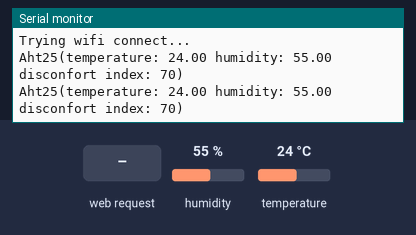
A sketch run on a simulated ESP32. On the bench: the last lines printed to the serial monitor. Wiring (inferred from the names in the program): AHT10/20 sensor at I2C address 0x38. The test bench sets the inputs (shaded band); at power-on: humidity 55 %, temperature 24 °C. WiFi joins after 1.5 s; servers stay silent unless stated.

Above: at 1.9 s.
2.0 s: HTTP request GET / received
3.5 s: HTTP request GET /json received
At 4.1 s:
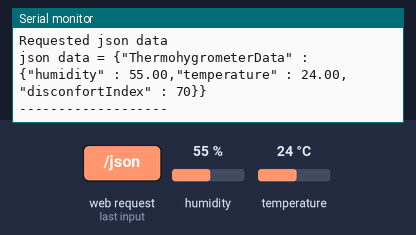
5.0 s: humidity set to 22 %
At 6.0 s:
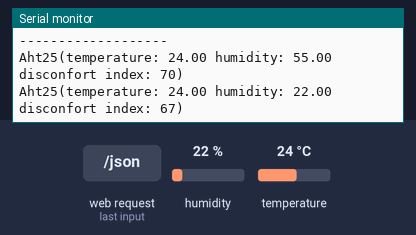
6.5 s: temperature set to 12 °C
At 7.8 s:
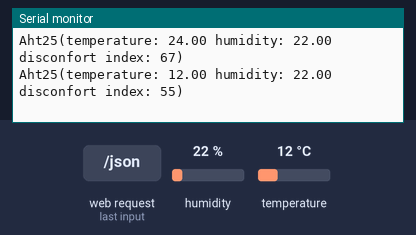
8.0 s: humidity set to 40 %
At 8.7 s:
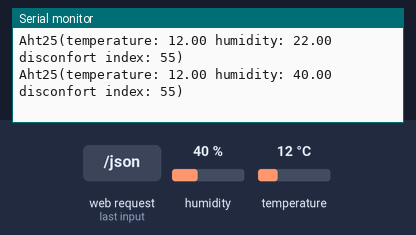
Timing chart, 0 to 10.5 s (numbered marks = the images above; inputs shaded):
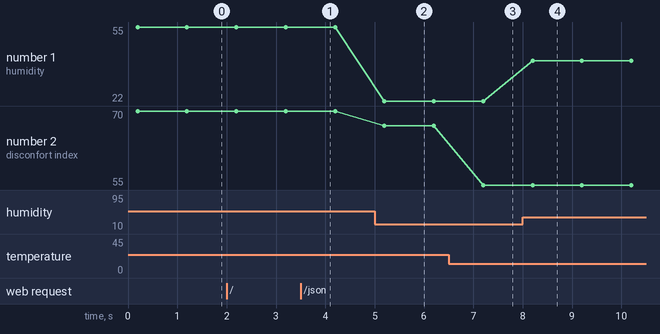

Measured:
- after the input at 3.5 s, the serial monitor: prints a new line at once (image 1)
- after the input at 5.0 s, the serial monitor: prints a new line after 0.20 s (image 2)
- after the input at 6.5 s, the serial monitor: prints a new line after 0.70 s (image 3)
- after the input at 8.0 s, the serial monitor: prints a new line after 0.20 s (image 4)
- plotted number 1: 55 → 22 after the input at 5.0 s, 22 → 40 after the input at 8.0 s
- plotted number 2: 70 → 67 after the input at 5.0 s

The sketch:

AHT25_Wifi.ino
```cpp
#include "AHT25_Wifi.h"

void setup() {

  /** Serial initializing */
  initialSerial();

  /** Wifi and Web Server initializing */
  serveWeb();

}

void loop() {

  /** Auto Reset */
  autoReset();

  /** Get tempereture and humidy values from AHT25 */
  AHT25();

  /** Wifi and Web Server */
  WifiAndWeb();

}
```

AHT25.h
```cpp
#include <Wire.h>
#include <CRC8.h>

/** AHT25 setting value */
struct {
  int Status = 0;
  unsigned long NextTime = 0;
  CRC8 crc;
  double temperature;
  double humidity;
  int discomfortIndex;
} AHT25value;
const double AHT25_ERROR_VALUE = 999.0;
const byte AHT25_ADDR = 0x38;

void AHT25(){
  byte buf[7];
  uint32_t humidity_raw;
  uint32_t temperature_raw;
  byte state;

  unsigned long currentTime = millis();

  if(AHT25value.Status == 0){
    Wire.begin(AHT25_PIN_I2C_SDA, AHT25_PIN_I2C_SCL);

    AHT25value.NextTime = currentTime + 100;
    AHT25value.Status = 1;
  }else if(AHT25value.Status == 1 && currentTime >= AHT25value.NextTime){
    Wire.beginTransmission(AHT25_ADDR);
    Wire.write(0x71);
    Wire.endTransmission();

    AHT25value.NextTime = currentTime + 10;
    AHT25value.Status = 2;
  }else if(AHT25value.Status == 2 && currentTime >= AHT25value.NextTime){
    AHT25value.crc.setPolynome(0x31);
    AHT25value.crc.setStartXOR(0xFF);

    AHT25value.Status = 3;
  }else if(AHT25value.Status == 3 && currentTime >= AHT25value.NextTime){
    Wire.beginTransmission(AHT25_ADDR);
    Wire.write(0xAC);
    Wire.write(0x33);
    Wire.write(0x00);
    Wire.endTransmission();

    AHT25value.NextTime = currentTime + 80;
    AHT25value.Status = 4;
  }else if(AHT25value.Status == 4 && currentTime >= AHT25value.NextTime){
    Wire.requestFrom(AHT25_ADDR, 7);
    if (Wire.available() >= 7) {
      for(int i=0; i<7; i++) {
        buf[i] = Wire.read();
      }
    }

    if((buf[0] & 0x80) != 0){
      AHT25value.NextTime = currentTime + 80;
      AHT25value.Status = 4;
    }else{
      AHT25value.crc.restart();
      AHT25value.crc.add(buf, 6);

      if (buf[6] == AHT25value.crc.getCRC()) {
        state = buf[0];
        humidity_raw = ((uint32_t)buf[1] << 12)|((uint32_t)buf[2] << 4)|(((uint32_t)buf[3] >> 4) & 0x0F);
        temperature_raw = (((uint32_t)buf[3] & 0x0F) << 16)|((uint32_t)buf[4] << 8)|((uint32_t)buf[5]);

        AHT25value.humidity = humidity_raw / 1048576.0 * 100;
        AHT25value.temperature = temperature_raw / 1048576.0 * 200 - 50;

        /** discomfort index */
        AHT25value.discomfortIndex = AHT25value.temperature * 0.81 + 0.01 * AHT25value.humidity * (0.99 * AHT25value.temperature - 14.3) + 46.3;
      } else {
        // error
        AHT25value.humidity = AHT25_ERROR_VALUE;
        AHT25value.temperature = AHT25_ERROR_VALUE;
      }

      Serial.print("Aht25(");
      Serial.print("temperature: ");
      Serial.print(AHT25value.temperature);
      Serial.print(" humidity: ");
      Serial.print(AHT25value.humidity);
      Serial.print(" disconfort index: ");
      Serial.print(AHT25value.discomfortIndex);
      Serial.print(")");
      Serial.println("");

      //temp.NextTime = _currentTime;
      AHT25value.NextTime = currentTime + 1000 - 80;
      AHT25value.Status = 3;

    }
  }
}
```

AHT25_Wifi.h
```cpp
#include "UserSetting.h"
#include "AHT25.h"
#include "WifiAndWeb.h"
```

UserSetting.h
```cpp
/** Time setting */
const unsigned long TIME_LIMIT = 2592000000; // 30days

/** AHT25 setting value */
const int AHT25_PIN_I2C_SDA = 14;
const int AHT25_PIN_I2C_SCL = 13;

/** Wifi setting value */
const char *WIFI_SSID = "your router ssid";         // ssid of your wifi router
const char *WIFI_PASSWORD = "your router password"; // password of your wifi router
const int PORT = 80;                                // Port number as a webserver

/** Serial setting value */
const int SERIAL_BAUDRATE = 115200; // Baudrate for serial communication.
```

WifiAndWeb.h
```cpp
#include <WiFi.h>
#include <WebServer.h>
#include <esp_mac.h>

/** Wifi setting value */
struct{
  unsigned long NextTime = 0;
  int Status = 0;
  int TryCount = 0;
} WifiValue;

/** Web setting value */
String json;
String HTML;
WebServer server(PORT);

void WifiAndWeb(){
  unsigned long currentTime = millis();

  uint8_t baseMac[6];
  char baseMacChr[18] = {0};

  switch(WifiValue.Status){
    case 0:// Initializing
      Serial.println("-------------------");
      Serial.print("Wifi SSID     : ");Serial.println(WIFI_SSID);
      Serial.print("Wifi Password : ");Serial.println(WIFI_PASSWORD);

      // Get MAC address for WiFi station
      esp_read_mac(baseMac, ESP_MAC_WIFI_STA);
      sprintf(baseMacChr, "%02X:%02X:%02X:%02X:%02X:%02X", baseMac[0], baseMac[1], baseMac[2], baseMac[3], baseMac[4], baseMac[5]);

      Serial.print("MAC address   : ");Serial.println(baseMacChr);
      Serial.println("-------------------");

      WifiValue.TryCount = 0;
      WiFi.begin(WIFI_SSID, WIFI_PASSWORD);
      WifiValue.Status = 1;

    case 1:// Trying connect
      if(currentTime < WifiValue.NextTime) break;
      if(WifiValue.TryCount == 0){
        Serial.println("Trying wifi connect...");
      }

      if(WiFi.status() == WL_CONNECTED){
        Serial.println("-------------------");
        Serial.println("Wifi connection established!");
        Serial.print("IP Address : ");Serial.println(WiFi.localIP());
        Serial.println("-------------------");

        server.begin();

        WifiValue.Status = 2;
      }else{
        WifiValue.NextTime = currentTime + 1000;

        if(++(WifiValue.TryCount) >= 10){//Reset Wifi setting
          Serial.println("Reset Wifi setting");
          WifiValue.Status = 0;
        }
        break;
      }

    default:// Established connection
      if(WiFi.status() != WL_CONNECTED){//Wifi connection lost
        Serial.println("Wifi connection lost");
        WifiValue.TryCount = 0;
        WifiValue.Status = 1;
        break;
      }

      server.handleClient();

  }
  return;
}

void serveWeb(){
  server.on("/", HTTP_GET, [](){

    //HTML記述
    HTML = "";
    HTML += "<!DOCTYPE html>";
    HTML += "<html lang=\"ja\">";
    HTML += "<head>";
    HTML += "    <meta charset=\"UTF-8\">";
    HTML += "    <meta http-equiv=\"refresh\" content=\"60;url=/\">";
    HTML += "    <title>ESP32 AHT25 Wifi Time</title>";
    HTML += "</head>";
    HTML += "<body>";
    HTML += "    <h1>ESP32 AHT25 Wifi Time</h1>";
    HTML += "    <p>気温:"; HTML += AHT25value.temperature; HTML += "℃</p>";
    HTML += "    <p>湿度:"; HTML += AHT25value.humidity; HTML += "%</p>";
    HTML += "    <p>不快指数:"; HTML += AHT25value.discomfortIndex; HTML += "</p>";
    HTML += "</body>";
    HTML += "</html>";

    Serial.println("-------------------");
    Serial.println("Requested HTTP.");
    Serial.print("HTML data = ");Serial.println(HTML);
    Serial.println("-------------------");
    server.send(200, "text/HTML", HTML); // 値をクライアントに返す
  });

  server.on("/json", HTTP_GET, [](){

    //JSON記述
    json = "";
    json += "{";
    json += "\"ThermohygrometerData\" : {";
    json += "\"humidity\" : ";
    json += AHT25value.humidity;
    json += ",";
    json += "\"temperature\" : ";
    json += AHT25value.temperature;
    json += ",";
    json += "\"disconfortIndex\" : ";
    json += AHT25value.discomfortIndex;
    json += "}";
    json += "}";

    Serial.println("-------------------");
    Serial.println("Requested json data");
    Serial.print("json data = ");Serial.println(json);
    Serial.println("-------------------");
    server.sendHeader("Access-Control-Allow-Origin", "*");
    server.send(200, "text/json", json); // 値をクライアントに返す

  });
}
```

autoReset.ino
```cpp
void autoReset(){
  unsigned long currentTime = millis();

  /** Auto Reset */
  if(currentTime >= TIME_LIMIT){
    Serial.println("-------------------");
    Serial.print("currentTime : ");Serial.println(currentTime);
    Serial.print("TIME_LIMIT  : ");Serial.println(TIME_LIMIT);
    Serial.println("System reboot!");
    Serial.println("-------------------");
    ESP.restart();
  }
}
```

initialSerial.ino
```cpp
void initialSerial(){
  /** Serial initializing */
  Serial.begin(SERIAL_BAUDRATE);
  Serial.println("-------------------");
  Serial.println("AHT25_Wifi");
  Serial.println("Created by H.N");
  Serial.println("-------------------");
  Serial.print("TIME_LIMIT   : ");Serial.println(TIME_LIMIT);
}
```
